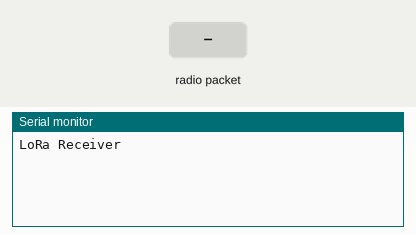
Simulated run of this sketch. Board: Arduino Uno, built for the host (arithmetic inside an expression is 32-bit, double 64-bit). Parts: the last lines printed to the serial monitor. Inputs (shaded band) come from the test bench. No radio packets arrive unless stated.

Above: at 1.2 s.
1.3 s: radio packet "1" arrives
At 2.1 s:
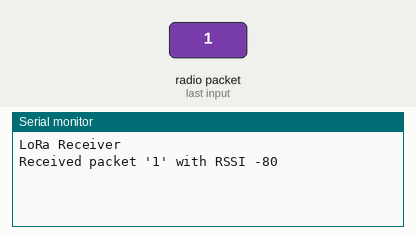
2.8 s: radio packet "0" arrives
At 3.2 s:
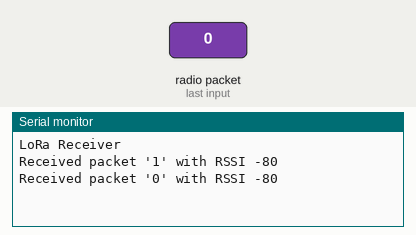
4.3 s: radio packet "2" arrives
At 5.6 s:
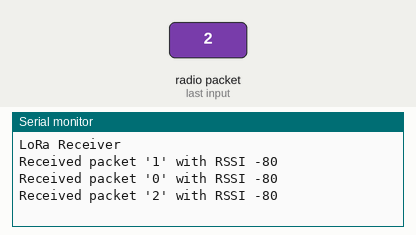

The sketch:

lora_t1.ino
```cpp
#include <SPI.h>
#include <LoRa.h>

// WIFI_LoRa_32 ports
// GPIO5  -- SX1278's SCK
// GPIO19 -- SX1278's MISO
// GPIO27 -- SX1278's MOSI
// GPIO18 -- SX1278's CS
// GPIO14 -- SX1278's RESET
// GPIO26 -- SX1278's IRQ(Interrupt Request)

#define SS      18
#define RST     14
#define DI0     26

void setup() {

  SPI.begin(5, 19, 27, 18);
  LoRa.setPins(SS, RST, DI0);

  Serial.begin(115200);
  while (!Serial);

  Serial.println("LoRa Receiver");

  if (!LoRa.begin(433E6)) {
    Serial.println("Starting LoRa failed!");
    while (1);
  }
}

void loop() {
  // try to parse packet
  int packetSize = LoRa.parsePacket();
  if (packetSize) {
    // received a packet
    Serial.print("Received packet '");

    // read packet
    while (LoRa.available()) {
      Serial.print((char)LoRa.read());
    }

    // print RSSI of packet
    Serial.print("' with RSSI ");
    Serial.println(LoRa.packetRssi());
  }
}
```

Measured:
- after the input at 1.3 s, the serial monitor: prints a new line at once (image 1)
- after the input at 2.8 s, the serial monitor: prints a new line at once (image 2)
- after the input at 4.3 s, the serial monitor: prints a new line at once (image 3)
